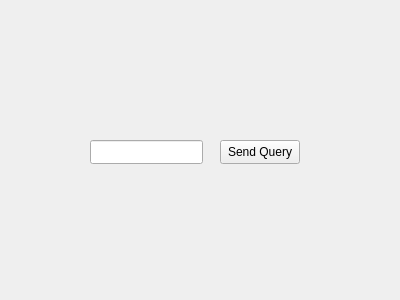
<?xml version="1.0" encoding="UTF-8"?>
<ui version="4.0">
 <class>querypage</class>
 <widget class="QWidget" name="querypage">
  <property name="geometry">
   <rect>
    <x>0</x>
    <y>0</y>
    <width>400</width>
    <height>300</height>
   </rect>
  </property>
  <property name="windowTitle">
   <string>Form</string>
  </property>
  <widget class="QPushButton" name="pushButton">
   <property name="geometry">
    <rect>
     <x>220</x>
     <y>140</y>
     <width>80</width>
     <height>24</height>
    </rect>
   </property>
   <property name="text">
    <string>Send Query</string>
   </property>
  </widget>
  <widget class="QLineEdit" name="lineEdit">
   <property name="geometry">
    <rect>
     <x>90</x>
     <y>140</y>
     <width>113</width>
     <height>24</height>
    </rect>
   </property>
  </widget>
 </widget>
 <resources/>
 <connections/>
</ui>
